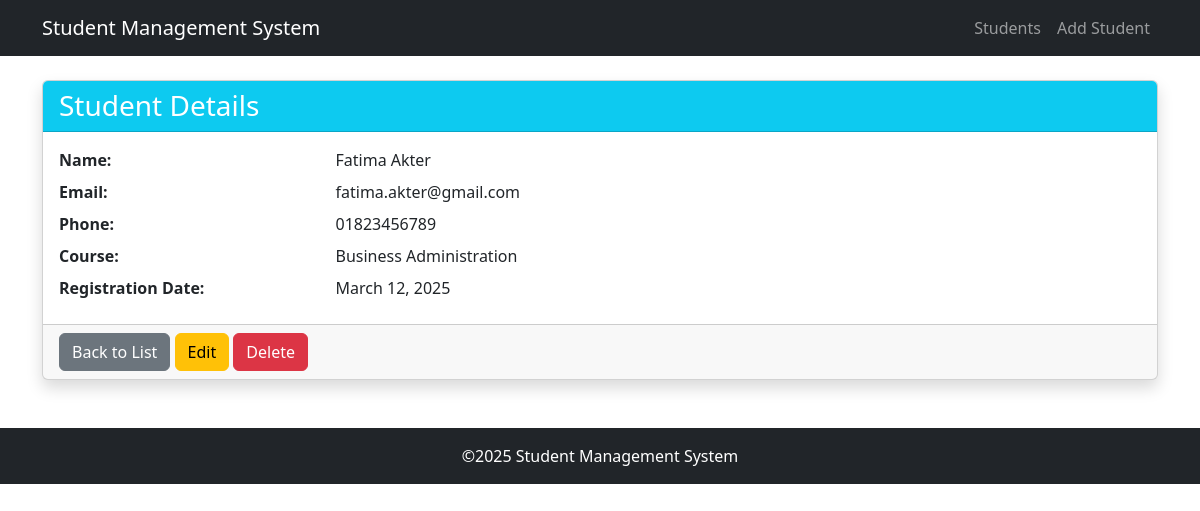
Screenshot of /students/student/2/ with the database file from the repository.
### students/models.py (models this page shows, shortened)
class Student(models.Model):
    name = models.CharField(max_length=100)
    email = models.EmailField(unique=True)
    phone = models.CharField(max_length=15)
    course = models.CharField(max_length=100)
    created_at = models.DateTimeField(auto_now_add=True)
    updated_at = models.DateTimeField(auto_now=True)

### students/views.py (the view)
# urls.py: path('student/<int:pk>/', views.StudentDetailView.as_view(), name='student-detail'),
class StudentDetailView(DetailView):
    model = Student
    template_name = 'students/student_detail.html'
    context_object_name = 'student'

### templates/students/student_detail.html (shortened to what this page needs)
{% extends 'base.html' %}  {% block content %}
  <div class="card shadow">
    <div class="card-header bg-info text-white">
      <h3 class="mb-0">Student Details</h3>
    </div>
    <div class="card-body">
      <div class="row mb-2">
        <div class="col-md-3 fw-bold">Name:</div>
        <div class="col-md-9">{{ student.name }}</div>
      </div>
      <div class="row mb-2">
        <div class="col-md-3 fw-bold">Email:</div>
        <div class="col-md-9">{{ student.email }}</div>
      </div>
      <div class="row mb-2">
        <div class="col-md-3 fw-bold">Phone:</div>
        <div class="col-md-9">{{ student.phone }}</div>
      </div>
      <div class="row mb-2">
        <div class="col-md-3 fw-bold">Course:</div>
        <div class="col-md-9">{{ student.course }}</div>
      </div>
      <div class="row mb-2">
        <div class="col-md-3 fw-bold">Registration Date:</div>
        <div class="col-md-9">{{ student.created_at|date:'F d, Y' }}</div>
      </div>
    </div>
    <div class="card-footer">
      <a href="{% url 'student-list' %}" class="btn btn-secondary">Back to List</a>
      <a href="{% url 'student-update' student.pk %}" class="btn btn-warning">Edit</a>
      <a href="{% url 'student-delete' student.pk %}" class="btn btn-danger">Delete</a>
    </div>
  </div>
{% endblock %}

### rows the page displays
Student: name "Fatima Akter", email "fatima.akter@gmail.com", phone "01823456789", course "Business Administration", created_at "March 12, 2025"
